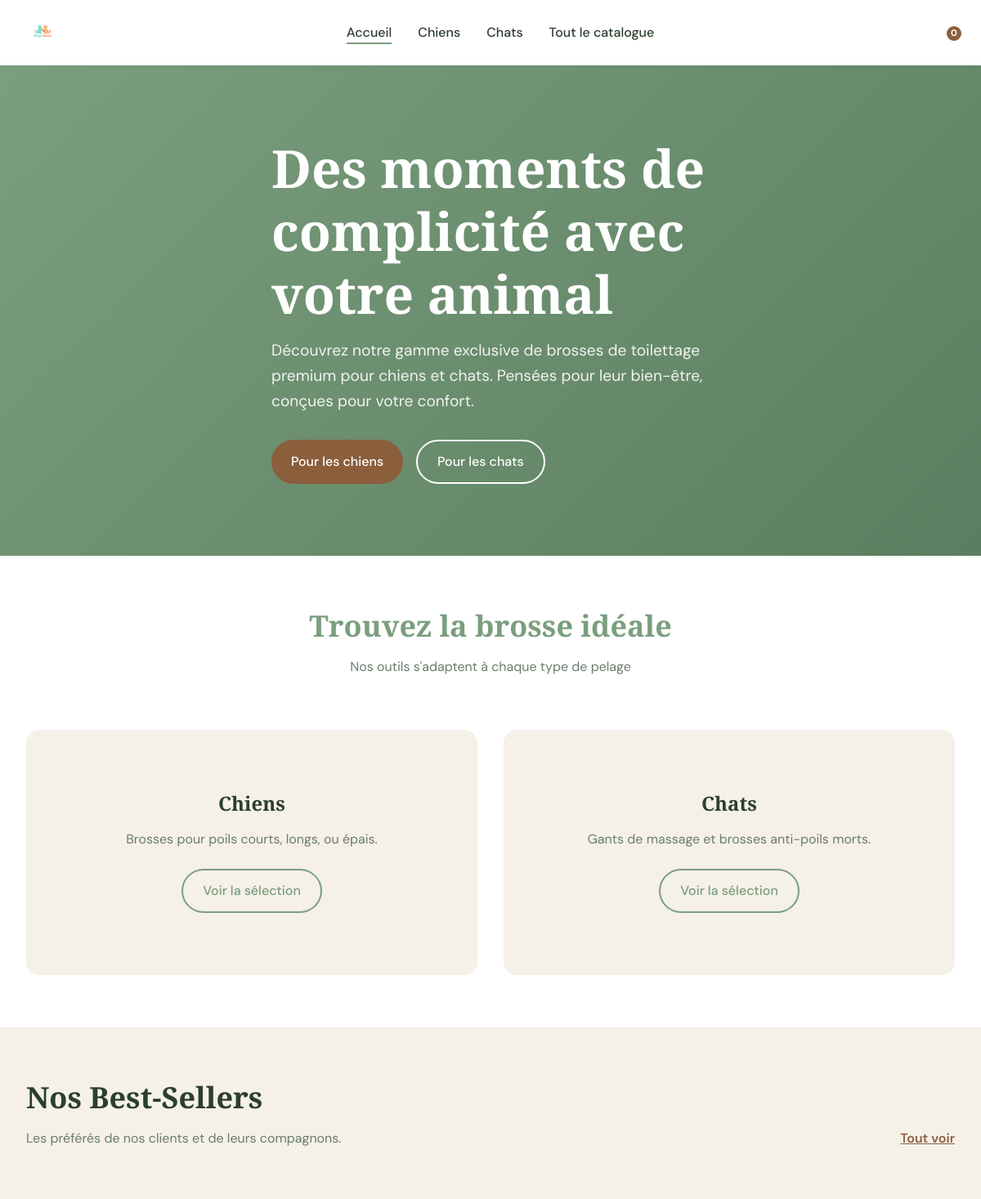
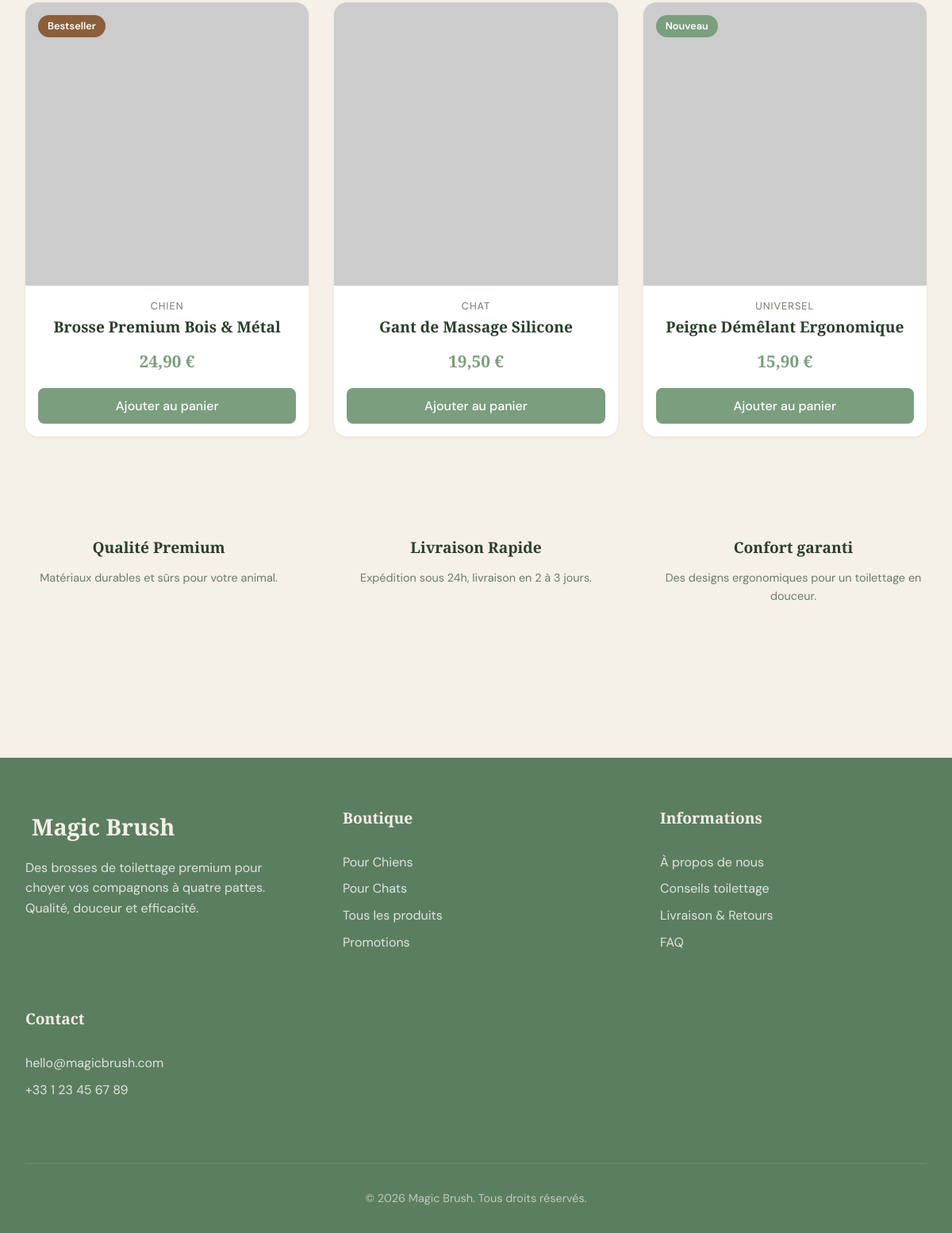
The page / on the database its author committed (2 pictures, top to bottom).
### tables this page shows
CREATE TABLE IF NOT EXISTS products (
    id INT AUTO_INCREMENT PRIMARY KEY,
    nom VARCHAR(255) NOT NULL,
    slug VARCHAR(255) NOT NULL UNIQUE,
    description TEXT,
    prix DECIMAL(10, 2) NOT NULL,
    prix_barre DECIMAL(10, 2) DEFAULT NULL,
    stock INT DEFAULT 0,
    categorie_id INT,
    espece ENUM('chien', 'chat', 'universel') NOT NULL,
    type_poil ENUM('court', 'long', 'epais', 'tous') DEFAULT 'tous',
    sku VARCHAR(50) UNIQUE,
    image_principale VARCHAR(255) DEFAULT NULL,
    created_at TIMESTAMP DEFAULT CURRENT_TIMESTAMP,
    FOREIGN KEY (categorie_id) REFERENCES categories(id) ON DELETE SET NULL
);

### index.php (the view, shortened to what this page needs)
<?php
require_once 'includes/header.php';
require_once 'includes/db.php';
$stmt = $pdo->query("SELECT * FROM products ORDER BY created_at DESC LIMIT 3");
$featured_products = $stmt->fetchAll();
?>
<section class="hero">
    <div style="position: absolute; top: 0; left: 0; width: 100%; height: 100%; background: linear-gradient(135deg, var(--color-primary) 0%, var(--color-primary-dark) 100%); z-index: 0;"></div>
    <div class="container hero-content">
        <h1>Des moments de complicité avec votre animal</h1>
        <p>Découvrez notre gamme exclusive de brosses de toilettage premium pour chiens et chats. Pensées pour leur bien-être, conçues pour votre confort.</p>
        <div style="display: flex; gap: 1rem; margin-top: 2rem;">
            <a href="catalogue.php?espece=chien" class="btn btn-secondary">Pour les chiens</a>
            <a href="catalogue.php?espece=chat" class="btn btn-outline" style="color: white; border-color: white;">Pour les chats</a>
        </div>
    </div>
</section>
<section class="section" style="background-color: var(--color-white);">
    <div class="container">
        <div style="text-align: center; margin-bottom: var(--spacing-lg);">
            <h2 style="color: var(--color-primary);">Trouvez la brosse idéale</h2>
            <p style="color: var(--color-text-light);">Nos outils s'adaptent à chaque type de pelage</p>
        </div>
        <div style="display: grid; grid-template-columns: repeat(auto-fit, minmax(300px, 1fr)); gap: var(--spacing-md);">
            <div style="border-radius: var(--radius-lg); overflow: hidden; position: relative; height: 300px; background-color: var(--color-bg); display: flex; align-items: center; justify-content: center; text-align: center; padding: 2rem;">
                <div style="position: relative; z-index: 2;">
                    <h3>Chiens</h3>
                    <p style="margin-bottom: 1.5rem; color: var(--color-text-light);">Brosses pour poils courts, longs, ou épais.</p>
                    <a href="catalogue.php?espece=chien" class="btn btn-outline">Voir la sélection</a>
                </div>
            </div>
            <div style="border-radius: var(--radius-lg); overflow: hidden; position: relative; height: 300px; background-color: var(--color-bg); display: flex; align-items: center; justify-content: center; text-align: center; padding: 2rem;">
                <div style="position: relative; z-index: 2;">
                    <h3>Chats</h3>
                    <p style="margin-bottom: 1.5rem; color: var(--color-text-light);">Gants de massage et brosses anti-poils morts.</p>
                    <a href="catalogue.php?espece=chat" class="btn btn-outline">Voir la sélection</a>
                </div>
            </div>
        </div>
    </div>
</section>
<section class="section">
    <div class="container">
        <div style="display: flex; justify-content: space-between; align-items: flex-end; margin-bottom: var(--spacing-lg);">
            <div>
                <h2>Nos Best-Sellers</h2>
                <p style="color: var(--color-text-light);">Les préférés de nos clients et de leurs compagnons.</p>
            </div>
            <a href="catalogue.php" style="color: var(--color-secondary); font-weight: 600; text-decoration: underline;">Tout voir</a>
        </div>
        <div class="product-grid">
            <?php foreach ($featured_products as $index => $product): ?>
            <div class="product-card">
                <?php if ($index === 0): ?>
                <span class="product-badge">Bestseller</span>
                <?php elseif ($index === 2): ?>
                <span class="product-badge" style="background-color: var(--color-primary);">Nouveau</span>
                <?php endif; ?>
                <div class="product-img-wrapper">
                    <img src="<?= htmlspecialchars($product['image_principale']) ?>" alt="<?= htmlspecialchars($product['nom']) ?>" onerror="this.src='https://placehold.co/400x400/F5F0E8/7A9E7E?text=Magic+Brush'">
                </div>
                <div class="product-info">
                    <div class="product-category"><?= htmlspecialchars(ucfirst($product['espece'])) ?></div>
                    <h3 class="product-title"><a href="produit.php?id=<?= $product['id'] ?>"><?= htmlspecialchars($product['nom']) ?></a></h3>
                    <div class="product-price"><?= number_format($product['prix'], 2, ',', ' ') ?> €</div>
                    <button class="btn btn-primary js-add-to-cart" style="width: 100%; margin-top: 1rem; border-radius: var(--radius-md);" data-id="<?= $product['id'] ?>" data-name="<?= htmlspecialchars($product['nom']) ?>" data-price="<?= $product['prix'] ?>" data-img="<?= htmlspecialchars($product['image_principale']) ?>">
                        Ajouter au panier
                    </button>
                </div>
            </div>
            <?php endforeach; ?>
        </div>
    </div>
</section>
<section class="section" style="background-color: var(--color-bg);">
    <div class="container">
        <div style="display: grid; grid-template-columns: repeat(auto-fit, minmax(250px, 1fr)); gap: var(--spacing-lg); text-align: center;">
            <div>
                <h3 style="font-size: 1.2rem;">Qualité Premium</h3>
                <p style="color: var(--color-text-light); font-size: 0.9rem;">Matériaux durables et sûrs pour votre animal.</p>
            </div>
            <div>
                <h3 style="font-size: 1.2rem;">Livraison Rapide</h3>
                <p style="color: var(--color-text-light); font-size: 0.9rem;">Expédition sous 24h, livraison en 2 à 3 jours.</p>
            </div>
            <div>
                <h3 style="font-size: 1.2rem;">Confort garanti</h3>
                <p style="color: var(--color-text-light); font-size: 0.9rem;">Des designs ergonomiques pour un toilettage en douceur.</p>
            </div>
        </div>
    </div>
</section>
<?php require_once 'includes/footer.php'; ?>

### assets/css/style.css (style rules this page uses)
:root { --color-primary: #7A9E7E; --color-primary-dark: #5c7e60; --color-secondary: #8B5E3C; --color-secondary-light: #a87955; --color-bg: #F5F0E8; --color-white: #FFFFFF; --color-text: #2C3E2E; --color-text-light: #6a7c6c; --color-border: #E2D9CD; --color-error: #e74c3c; --color-success: #2ecc71; --font-heading: 'Playfair Display', serif; --font-body: 'DM Sans', sans-serif; --spacing-xs: 0.5rem; --spacing-sm: 1rem; --spacing-md: 2rem; --spacing-lg: 4rem; --spacing-xl: 8rem; --radius-sm: 4px; --radius-md: 8px; --radius-lg: 16px; --radius-full: 9999px; --shadow-sm: 0 2px 4px rgba(44, 62, 46, 0.05); --shadow-md: 0 4px 12px rgba(44, 62, 46, 0.08); --shadow-lg: 0 12px 24px rgba(44, 62, 46, 0.12); --transition: all 0.3s ease; }
* { margin: 0; padding: 0; box-sizing: border-box; }
body { font-family: var(--font-body); color: var(--color-text); background-color: var(--color-bg); line-height: 1.6; font-size: 16px; -webkit-font-smoothing: antialiased; }
h1, h2, h3, h4, h5, h6 { font-family: var(--font-heading); font-weight: 600; color: var(--color-text); line-height: 1.2; margin-bottom: var(--spacing-sm); }
h1 { font-size: 3rem; }
h2 { font-size: 2.25rem; }
h3 { font-size: 1.5rem; }
a { text-decoration: none; color: inherit; transition: var(--transition); }
img { max-width: 100%; height: auto; display: block; }
.container { width: 100%; max-width: 1200px; margin: 0 auto; padding: 0 var(--spacing-md); }
.section { padding: var(--spacing-lg) 0; }
.btn { display: inline-flex; align-items: center; justify-content: center; padding: 0.75rem 1.5rem; border-radius: var(--radius-full); font-family: var(--font-body); font-weight: 500; font-size: 1rem; cursor: pointer; transition: var(--transition); border: none; text-align: center; }
.btn-primary { background-color: var(--color-primary); color: var(--color-white); }
.btn-secondary { background-color: var(--color-secondary); color: var(--color-white); }
.btn-outline { background-color: transparent; color: var(--color-primary); border: 2px solid var(--color-primary); }
.hero { position: relative; background-color: var(--color-primary); color: var(--color-white); overflow: hidden; min-height: 600px; display: flex; align-items: center; }
.hero-content { position: relative; z-index: 2; max-width: 600px; }
.hero h1 { color: var(--color-white); font-size: 4rem; margin-bottom: var(--spacing-sm); }
.hero p { font-size: 1.2rem; margin-bottom: var(--spacing-md); opacity: 0.9; }
.product-grid { display: grid; grid-template-columns: repeat(auto-fill, minmax(280px, 1fr)); gap: var(--spacing-md); }
.product-card { background-color: var(--color-white); border-radius: var(--radius-lg); overflow: hidden; box-shadow: var(--shadow-sm); transition: var(--transition); position: relative; }
.product-img-wrapper { position: relative; padding-top: 100%; overflow: hidden; background-color: var(--color-bg); }
.product-img-wrapper img { position: absolute; top: 0; left: 0; width: 100%; height: 100%; object-fit: cover; transition: transform 0.5s ease; }
.product-badge { position: absolute; top: 1rem; left: 1rem; background-color: var(--color-secondary); color: var(--color-white); padding: 0.25rem 0.75rem; border-radius: var(--radius-full); font-size: 0.8rem; font-weight: 600; z-index: 2; }
.product-info { padding: var(--spacing-sm); text-align: center; }
.product-category { font-size: 0.8rem; color: var(--color-text-light); text-transform: uppercase; letter-spacing: 1px; margin-bottom: 0.25rem; }
.product-title { font-size: 1.2rem; margin-bottom: 0.5rem; }
.product-title a::after { content: ''; position: absolute; top: 0; left: 0; right: 0; bottom: 0; }
.product-price { font-family: var(--font-heading); font-size: 1.3rem; font-weight: 600; color: var(--color-primary); }

### rows shown on the page
products: shows "Bestseller", espece "CHIEN", nom "Brosse Premium Bois & Métal", prix "24,90"
products: espece "CHAT", nom "Gant de Massage Silicone", prix "19,50"
products: shows "Nouveau", espece "UNIVERSEL", nom "Peigne Démêlant Ergonomique", prix "15,90"

### other values the page prints
$cart_count "0"
